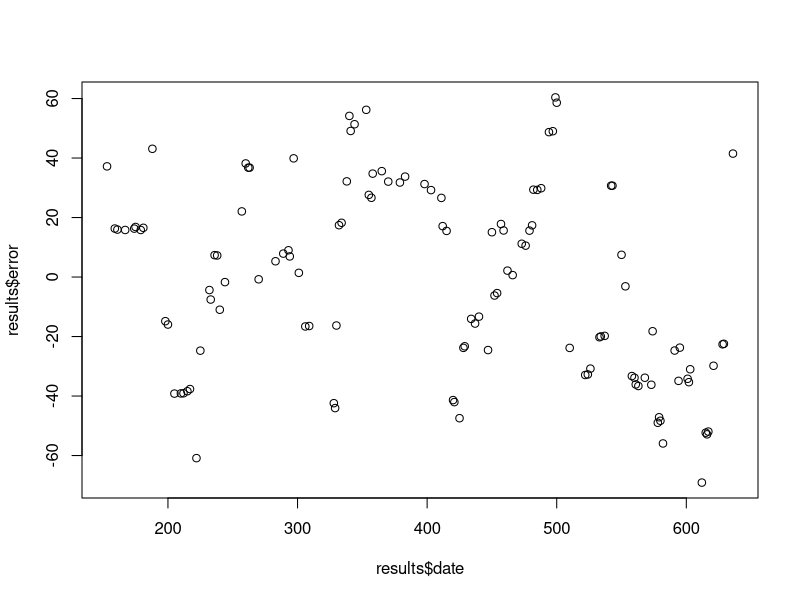
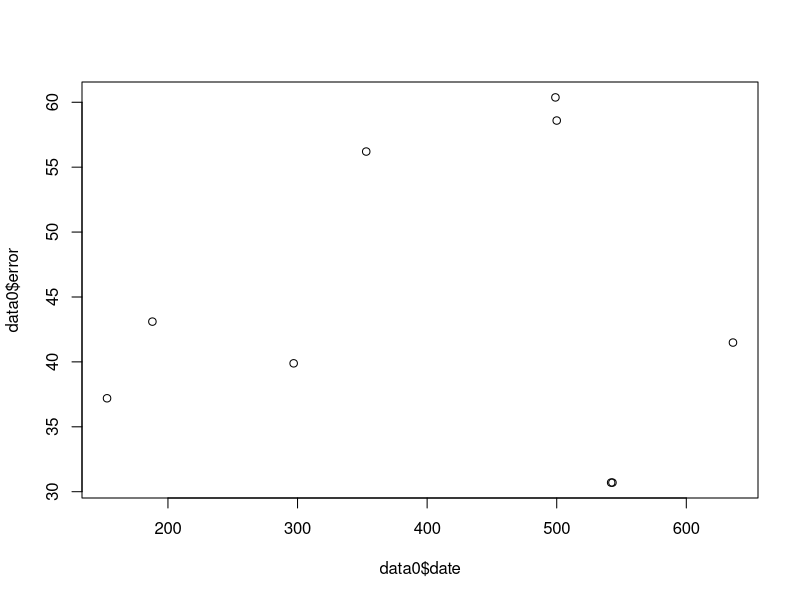
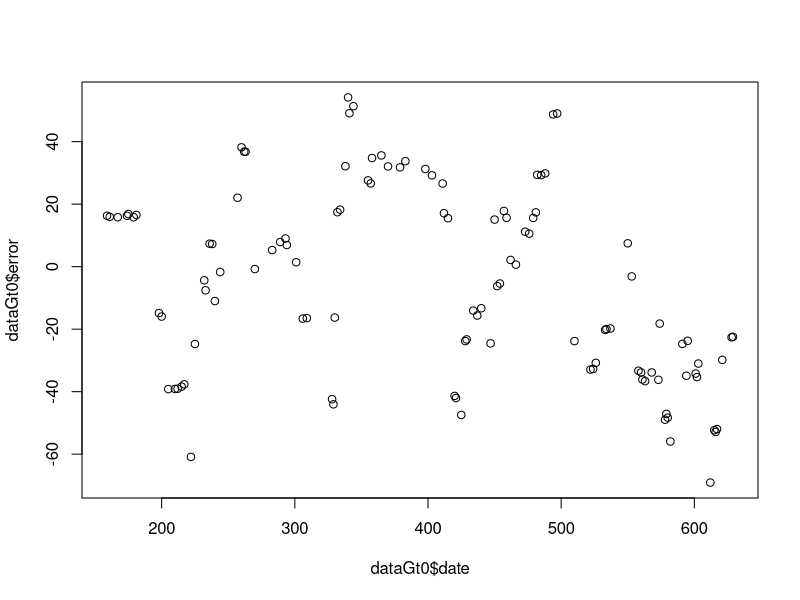

The R source for these figures, in order:
# Estimates by monthly sales


library(ggplot2)


################################################################
################      FUNCTIONS    #############################
################################################################

#Creating sum of standarized:
# r=7 week, r=30 month, r=90 trimestre
sumquantities<-function(X,r){
  data<-rep(0,length(X))
  for(i in (length(X):r)){ 
    k<- i-r
    s<-i-1
    data[i]<-sum(X[k:s])
  }
  mean<-mean(data)
  sd<-sd(data)
  da <- sapply(data,function(x) (x-mean)/sd)
  return(da)
}

##Putting info in Resum table
##X:days in resum, YD:days in product, YD:quantity of product
resumtable<- function(X,YD,YQ){
  data <- rep(0,length(X))
  k<-1
  for(i in 1:length(X)){
    if(X[i]==YD[k]){
      data[i]<-YQ[k]
      k<-k+1
    }
  }
  return(data)
}

##Other quantities

quantitiescate<-function(X,YD,YQ){
  data<-resumtable(X,YD,YQ)
  mean<-mean(data)
  sd<-sd(data)
  da <- sapply(data,function(x) (x-mean)/sd)
  return(da)
}


##### Variable Y, prevision next r days:

Yfunction <- function(X,r){
  r<- r-1
  t <-(length(X)-r)
  data<-rep(0,length(X))
  for(i in (1:t)){ 
    k <- i+r
    data[i]<-sum(X[i:k])
  }
  return(data)
}



################################################################
#####################     DATA    ##############################
################################################################

##Import
sales_cat3 <- read.csv("table1.csv")
sales_16 <- read.csv("table2.csv")
sales_cats <- read.csv("table3.csv")

sales_cat3$days <- as.integer(as.Date(sales_cat3[,2], format= "%Y-%m-%d"))
sales_16$days <- as.integer(as.Date(sales_16[,2], format= "%Y-%m-%d"))
sales_cats$days <- as.integer(as.Date(sales_cats[,2], format= "%Y-%m-%d"))

#Create resum table
resum <-data.frame(seq(as.integer(as.Date("1996-07-04", format= "%Y-%m-%d")),as.integer(as.Date("1998-05-06", format= "%Y-%m-%d")),1))
names(resum)<- c("days")

##put information in resum:

resum$quantity_16<-resumtable(resum$days,sales_16$days,sales_16$Quantity)

########---------------------------
##Y - Creation on the dependent variable:


resum$Y_salesnextweek<-Yfunction(resum$quantity_16,30) # sales in posterior 30 days 



########---------------------------
##X1=Sales of last week:

resum$X1_SalesWeek <-sumquantities(resum$quantity_16,7)


########---------------------------
##X2=Sales of last month:

resum$X2_SalesMonth <- sumquantities(resum$quantity_16,30)

########---------------------------
##X3=Sales of last trimester:

resum$X3_SalesTrimes <- sumquantities(resum$quantity_16,90)

########---------------------------
##X4=Sales of last Semester:

resum$X4_SalesSemes <- sumquantities(resum$quantity_16,182)

########---------------------------
##X5=Sales of the day of other products of categ.3:

resum$X5quantity_cat3<-quantitiescate(resum$days,sales_cat3$days,sales_cat3$Quantity)

########---------------------------
##X5=Sales of the day of other products of categ.3:

resum$X6quantity_cat<-quantitiescate(resum$days,sales_cats$days,sales_cats$Quantity)

###########################################################################
#  Discard first 6 months, since we can't generate all X properly #########
##########################################################################


DATA<- resum[183:nrow(resum)-30,3:ncol(resum)]

## Predict the next month sale

b<-paste(names(DATA)[-1],collapse=" + ")
formula <- paste0(paste0(names(DATA)[1]," ~ "),b) 

logit <- glm( formula , poisson(link='log'),data=DATA )

summary(logit)
tests <-resum[644,3:9]

predicted<-predict(logit,tests,type="response")
predicted






# Split data into training (75%) and testing (25%)
train_idx <- sample(1:nrow(DATA),round(nrow(DATA)*0.75),replace=FALSE)
test <- DATA[-train_idx,] # test data
DATA <- DATA[train_idx,] # train data



# Model GLM Poisson

b<-paste(names(DATA)[-1],collapse=" + ")
formula <- paste0(paste0(names(DATA)[1]," ~ "),b) 

logit <- glm( formula , poisson(link='log'),data=DATA )

summary(logit)

# Validate with test data
predicted<-predict(logit,test,type="response")
    # generate results ordered by date
    date<-as.integer(rownames(test))
    results<-data.frame(date,observed=test[,1],predict=predicted,error=predicted-test[,1])
    results<-results[order(results$date),]

plot(results$date,results$error)

#results just for observed sales =0
data0<-results[results$observed==0,]
plot(data0$date,data0$error)

#results just for observed sales !=0
dataGt0<-results[results$observed!=0,]
plot(dataGt0$date,dataGt0$error)

# Root Mean Square Error
RMSE<-sqrt(mean(results$error^2))
RMSE/mean(test[,1])
mean(test[,1])
